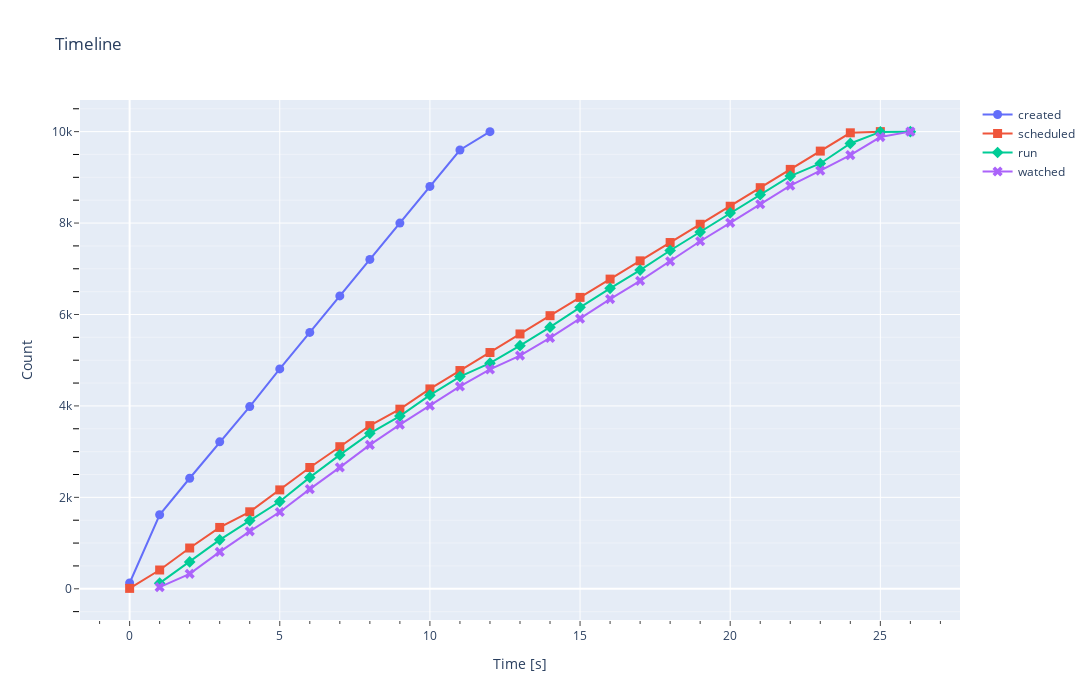

Notebook source saved alongside this figure:
### Markdown cell above
# Timeline

Timeline represents state of pods and their number in each second of the test.

### Code cell
timeline_plotting("../timeline-2000nodes.csv", state="Stateless")

### Figure 1 — Plotly figure (JSON) as saved in the notebook; plotly's stock layout.template omitted (floating-point values rounded to 4 significant figures)
{"data": [{"marker": {"size": 9, "symbol": "circle"}, "mode": "lines+markers", "name": "created", "type": "scatter", "x": [0, 1, 2, 3, 4, 5, 6, 7, 8, 9, 10, 11, 12], "y": [127, 1619, 2418, 3214, 3985, 4809, 5608, 6407, 7205, 7999, 8802, 9598, 10000]}, {"marker": {"size": 9, "symbol": "square"}, "mode": "lines+markers", "name": "scheduled", "type": "scatter", "x": [0, 1, 2, 3, 4, 5, 6, 7, 8, 9, 10, 11, 12, 13, 14, 15, 16, 17, 18, 19, 20, 21, 22, 23, 24, 25], "y": [9, 411, 892, 1342, 1684, 2163, 2653, 3108, 3569, 3929, 4372, 4774, 5168, 5574, 5974, 6374, 6774, 7173, 7574, 7974, 8368, 8774, 9174, 9574, 9974, 10000]}, {"marker": {"size": 9, "symbol": "diamond"}, "mode": "lines+markers", "name": "run", "type": "scatter", "x": [1, 2, 3, 4, 5, 6, 7, 8, 9, 10, 11, 12, 13, 14, 15, 16, 17, 18, 19, 20, 21, 22, 23, 24, 25, 26], "y": [123, 587, 1070, 1491, 1908, 2437, 2929, 3400, 3778, 4235, 4642, 4936, 5317, 5722, 6157, 6572, 6971, 7400, 7803, 8222, 8621, 9027, 9303, 9741, 9994, 10000]}, {"marker": {"size": 9, "symbol": "x"}, "mode": "lines+markers", "name": "watched", "type": "scatter", "x": [1, 2, 3, 4, 5, 6, 7, 8, 9, 10, 11, 12, 13, 14, 15, 16, 17, 18, 19, 20, 21, 22, 23, 24, 25, 26], "y": [37, 328, 808, 1257, 1680, 2181, 2656, 3149, 3591, 4004, 4426, 4799, 5102, 5489, 5909, 6338, 6737, 7163, 7602, 8006, 8411, 8817, 9146, 9486, 9881, 10000]}], "layout": {"autosize": false, "height": 700, "title": {"text": "Timeline"}, "width": 1400, "xaxis": {"autorange": true, "minor": {"ticks": "outside"}, "range": [-1.6, 27.6], "showgrid": true, "ticks": "outside", "title": {"text": "Time [s]"}, "type": "linear"}, "yaxis": {"autorange": true, "minor": {"showgrid": true, "tickcolor": "black", "ticklen": 6, "ticks": "outside"}, "range": [-682.8, 10690.0], "ticks": "outside", "title": {"text": "Count"}, "type": "linear"}}}
